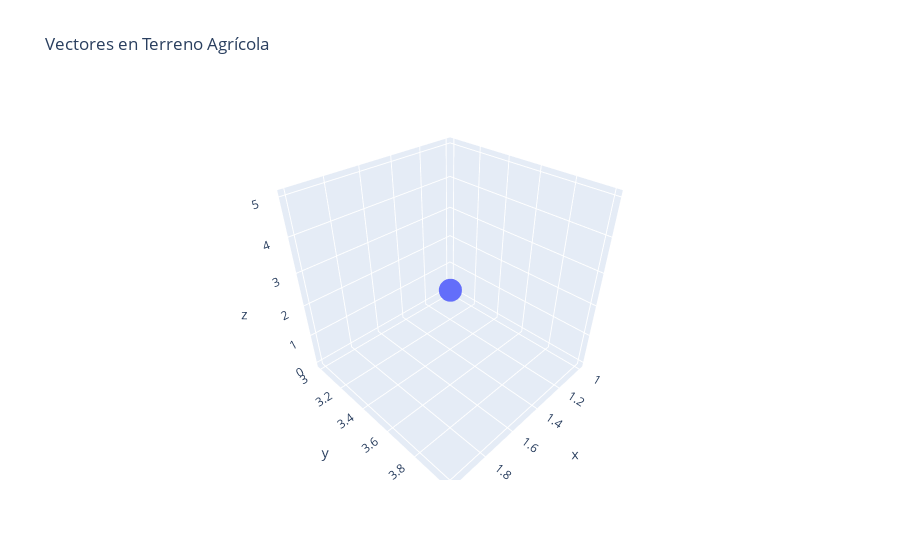

The notebook cell saved with this chart:
### Code cell
fig = px.scatter_3d(df, x='x', y='y', z='z', title='Vectores en Terreno Agrícola')
fig.show()

### Figure 1 — Plotly figure (JSON) as saved in the notebook; plotly's stock layout.template omitted (floating-point values rounded to 4 significant figures)
{"data": [{"hovertemplate": "x=%{x}<br>y=%{y}<br>z=%{z}<extra></extra>", "legendgroup": "", "marker": {"color": "#636efa", "symbol": "circle"}, "mode": "markers", "name": "", "scene": "scene", "showlegend": false, "type": "scatter3d", "x": [1, 2], "y": [3, 4], "z": [0, 5]}], "layout": {"legend": {"tracegroupgap": 0}, "scene": {"domain": {"x": [0, 1], "y": [0, 1]}, "xaxis": {"title": {"text": "x"}}, "yaxis": {"title": {"text": "y"}}, "zaxis": {"title": {"text": "z"}}}, "title": {"text": "Vectores en Terreno Agrícola"}}}
